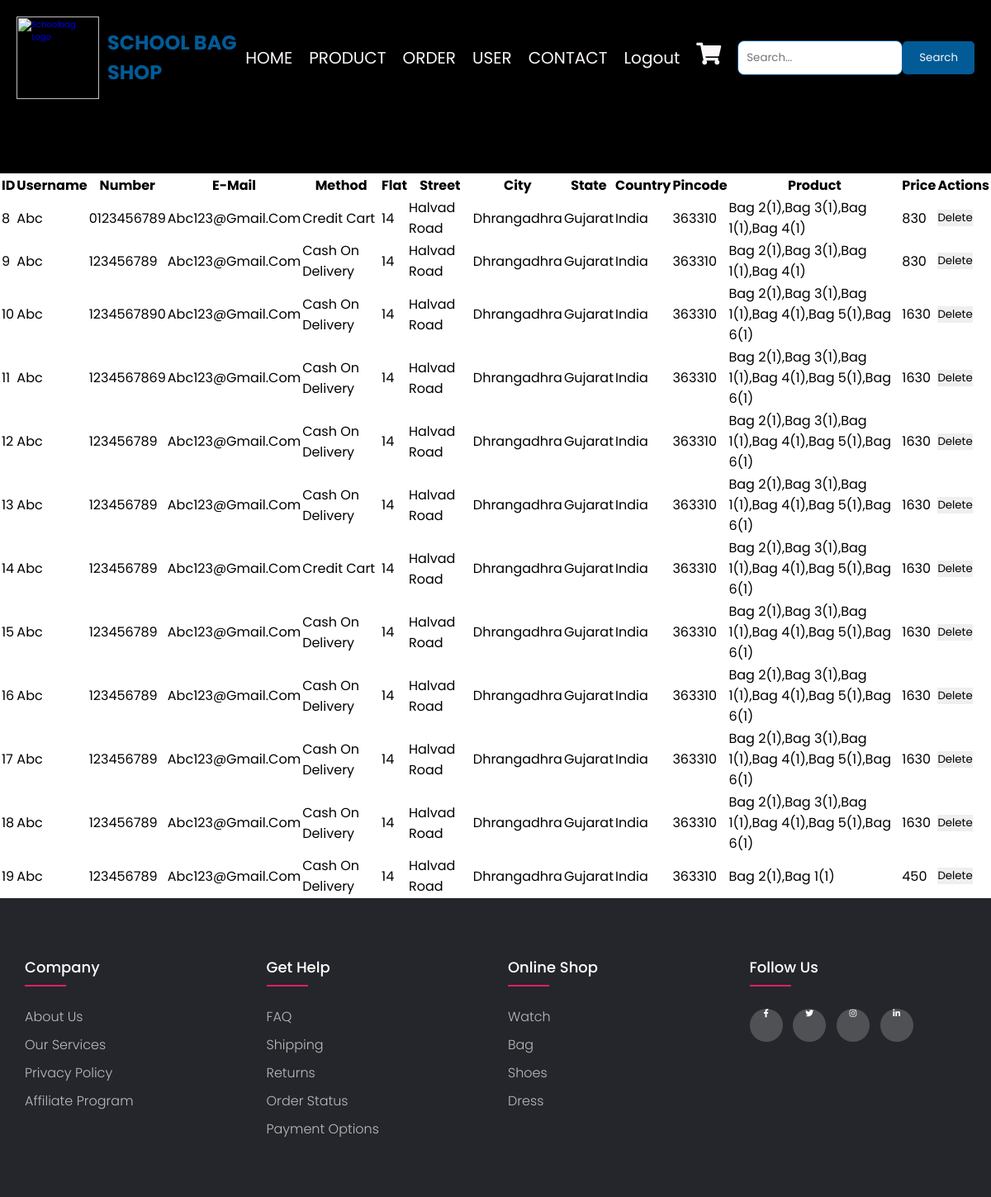
Page /manage_orders.php (signed in) on the committed database.
### tables this page shows
CREATE TABLE `orders` (
  `id` int(255) NOT NULL,
  `name` varchar(100) NOT NULL,
  `number` varchar(12) NOT NULL,
  `email` varchar(255) NOT NULL,
  `method` varchar(100) NOT NULL,
  `flat` varchar(100) NOT NULL,
  `street` varchar(100) NOT NULL,
  `city` varchar(100) NOT NULL,
  `state` varchar(100) NOT NULL,
  `country` varchar(100) NOT NULL,
  `pin_code` int(10) NOT NULL,
  `total_products` varchar(255) NOT NULL,
  `total_price` varchar(255) NOT NULL
);

### manage_orders.php (the view, shortened to what this page needs)
<?php
include 'connection.php';
 include 'header2.php';
$stmt = $pdo->prepare("SELECT * from orders ");
$stmt->execute();
$orders = $stmt->get_result();
?>
<!DOCTYPE html>
<html lang="en">
<head>
    <link rel="stylesheet" href="style.css">
</head>
<body>
<header>
    <h1>Manage Orders</h1>
</header>
<table>
    <thead>
        <tr>
            <th>ID</th>
            <th>Username</th>
			<th>Number</th>
			<th>E-mail</th>
			<th>Method</th>
			<th>Flat</th>
			<th>Street</th>
			<th>City</th>
			<th>State</th>
			<th>Country</th>
			<th>Pincode</th>
            <th>Product</th>
            <th>Price</th>
            <th>Actions</th>
        </tr>
    </thead>
    <tbody>
        <?php foreach ($orders as $order): ?>
            <tr>
                <td><?php echo $order['id']; ?></td>
                <td><?php echo htmlspecialchars($order['name']); ?></td>
                <td><?php echo htmlspecialchars($order['number']); ?></td>
				<td><?php echo htmlspecialchars($order['email']); ?></td>
				<td><?php echo htmlspecialchars($order['method']); ?></td>
				<td><?php echo htmlspecialchars($order['flat']); ?></td>
				<td><?php echo htmlspecialchars($order['street']); ?></td>
				<td><?php echo htmlspecialchars($order['city']); ?></td>
				<td><?php echo htmlspecialchars($order['state']); ?></td>
				<td><?php echo htmlspecialchars($order['country']); ?></td>
				<td><?php echo htmlspecialchars($order['pin_code']); ?></td>
				<td><?php echo htmlspecialchars($order['total_products']); ?></td>
				<td><?php echo htmlspecialchars($order['total_price']); ?></td>
                <td>
                    <form method="POST" style="display:inline;">
                        <input type="submit" name="delete_order" value="Delete" onclick="return confirm('Are you sure you want to delete this order?');">
                    </form>
                </td>
            </tr>
        <?php endforeach; ?>
    </tbody>
</table>
</body>
</html>
<?php
    include 'footer.php';
?>

### header1.css (style rules this page uses)
header { background-color:black; padding: 20px; display: flex; justify-content: space-between; align-items: center; }

### style.css (style rules this page uses)
* { font-family: 'poppins',sans-serif; margin: 0; padding: 0; box-sizing: border-box; outline: none; border: none; text-decoration: none; text-transform: capitalize; }
html { font-size: 62.5%; overflow-x: hidden; }

### footer.css (style rules this page uses)
body { line-height: 1.5; font-family: 'poppins',sans-serif; }
* { margin: 0; padding: 0; box-sizing: border-box; }

### rows in the picture
orders: id "8", name "Abc", number "0123456789", email "Abc123@gmail.com", method "Credit Cart", flat "14", street "Halvad Road", city "Dhrangadhra", state "Gujarat", country "India", pin_code "363310", total_products "Bag 2(1),Bag 3(1),Bag 1(1),Bag 4(1)", total_price "830"
orders: id "9", name "Abc", number "123456789", email "Abc123@gmail.com", method "Cash On Delivery", flat "14", street "Halvad Road", city "Dhrangadhra", state "Gujarat", country "India", pin_code "363310", total_products "Bag 2(1),Bag 3(1),Bag 1(1),Bag 4(1)", total_price "830"
orders: id "10", name "Abc", number "1234567890", email "Abc123@gmail.com", method "Cash On Delivery", flat "14", street "Halvad Road", city "Dhrangadhra", state "Gujarat", country "India", pin_code "363310", total_products "Bag 2(1),Bag 3(1),Bag 1(1),Bag 4(1),Bag 5(1),Bag 6(1)", total_price "1630"
orders: id "11", name "Abc", number "1234567869", email "Abc123@gmail.com", method "Cash On Delivery", flat "14", street "Halvad Road", city "Dhrangadhra", state "Gujarat", country "India", pin_code "363310", total_products "Bag 2(1),Bag 3(1),Bag 1(1),Bag 4(1),Bag 5(1),Bag 6(1)", total_price "1630"
orders: id "12", name "Abc", number "123456789", email "Abc123@gmail.com", method "Cash On Delivery", flat "14", street "Halvad Road", city "Dhrangadhra", state "Gujarat", country "India", pin_code "363310", total_products "Bag 2(1),Bag 3(1),Bag 1(1),Bag 4(1),Bag 5(1),Bag 6(1)", total_price "1630"
orders: id "13", name "Abc", number "123456789", email "Abc123@gmail.com", method "Cash On Delivery", flat "14", street "Halvad Road", city "Dhrangadhra", state "Gujarat", country "India", pin_code "363310", total_products "Bag 2(1),Bag 3(1),Bag 1(1),Bag 4(1),Bag 5(1),Bag 6(1)", total_price "1630"
orders: id "14", name "Abc", number "123456789", email "Abc123@gmail.com", method "Credit Cart", flat "14", street "Halvad Road", city "Dhrangadhra", state "Gujarat", country "India", pin_code "363310", total_products "Bag 2(1),Bag 3(1),Bag 1(1),Bag 4(1),Bag 5(1),Bag 6(1)", total_price "1630"
orders: id "15", name "Abc", number "123456789", email "Abc123@gmail.com", method "Cash On Delivery", flat "14", street "Halvad Road", city "Dhrangadhra", state "Gujarat", country "India", pin_code "363310", total_products "Bag 2(1),Bag 3(1),Bag 1(1),Bag 4(1),Bag 5(1),Bag 6(1)", total_price "1630"
orders: id "16", name "Abc", number "123456789", email "Abc123@gmail.com", method "Cash On Delivery", flat "14", street "Halvad Road", city "Dhrangadhra", state "Gujarat", country "India", pin_code "363310", total_products "Bag 2(1),Bag 3(1),Bag 1(1),Bag 4(1),Bag 5(1),Bag 6(1)", total_price "1630"
orders: id "17", name "Abc", number "123456789", email "Abc123@gmail.com", method "Cash On Delivery", flat "14", street "Halvad Road", city "Dhrangadhra", state "Gujarat", country "India", pin_code "363310", total_products "Bag 2(1),Bag 3(1),Bag 1(1),Bag 4(1),Bag 5(1),Bag 6(1)", total_price "1630"
orders: id "18", name "Abc", number "123456789", email "Abc123@gmail.com", method "Cash On Delivery", flat "14", street "Halvad Road", city "Dhrangadhra", state "Gujarat", country "India", pin_code "363310", total_products "Bag 2(1),Bag 3(1),Bag 1(1),Bag 4(1),Bag 5(1),Bag 6(1)", total_price "1630"
orders: id "19", name "Abc", number "123456789", email "Abc123@gmail.com", method "Cash On Delivery", flat "14", street "Halvad Road", city "Dhrangadhra", state "Gujarat", country "India", pin_code "363310", total_products "Bag 2(1),Bag 1(1)", total_price "450"
